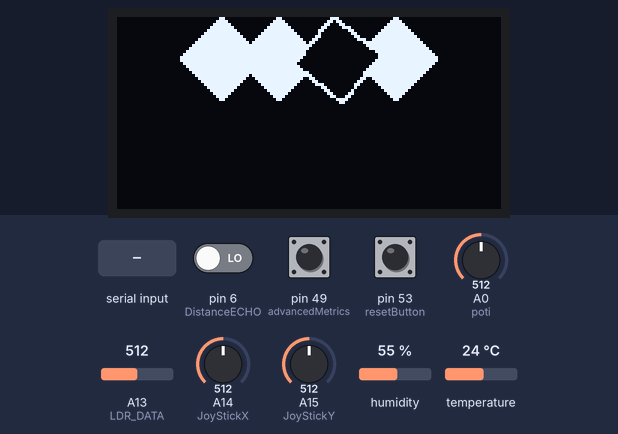
A program run on a simulated Arduino Mega 2560, built with avr-gcc and run on an emulated ATmega2560. Shown: 128×64 one-colour display. The test bench sets the inputs (shaded band); at power-on: pin 53 (resetButton) HIGH, pin 6 (DistanceECHO) LOW, pin 49 (advancedMetrics) HIGH, A0 (poti) = 512, A13 (LDR_DATA) = 512, A14 (JoyStickX) = 512, A15 (JoyStickY) = 512, humidity 55 %, temperature 24 °C. What the program prints to the serial monitor is not drawn.

Above: at 1.1 s.
At 9.8 s:
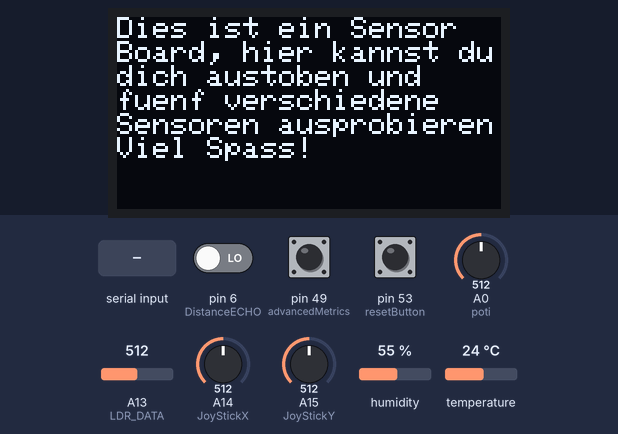
9.9 s: pin 53 (resetButton) pulled LOW for 0.15 s
At 10.8 s:
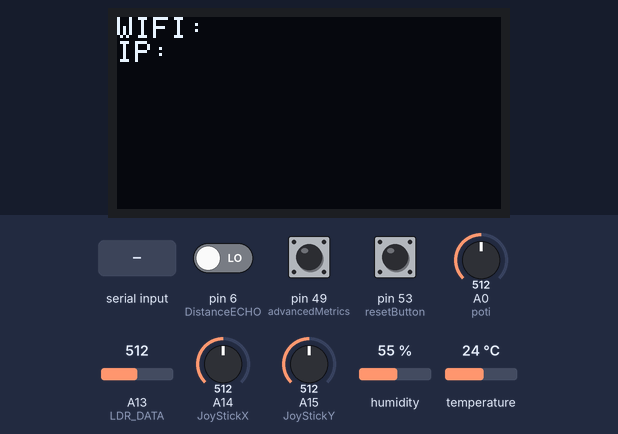
12.6 s: "s\n" received over the second serial link
15.2 s: "n\n" received over the second serial link
Timing chart, 0 to 18.2 s (numbered marks = the images above; inputs shaded):
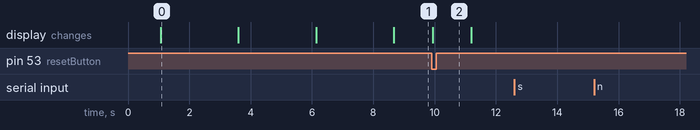

The program:

main.cpp
```cpp
// (licence header left out)
#include <ArduinoJson.h>
#include "DHT.h"
#include <SPI.h>
#include <Wire.h>
#include <Adafruit_GFX.h>
#include <Adafruit_SH1106.h>

#define OLED_RESET 13

Adafruit_SH1106 display(OLED_RESET);

#define I2C_ADDRESS 0x3C
long dauer = 0;
long entfernung = 0;

#define poti A0

#define JoyStickX A14
#define JoyStickY A15

#define resetButton 53

#define LDR_DATA A13

#define DistanceTRIG 7
#define DistanceECHO 6

#define DHT11_pin 48

#define advancedMetrics 49

#define DHTTYPE DHT11 // Es handelt sich um den DHT11 Sensor

bool snakeActive;

DHT dht(DHT11_pin, DHTTYPE);

bool messageComplete;
String incomingMessage;

const unsigned char bitMap_h[] PROGMEM = {
    0x00, 0x00, 0x00, 0x00, 0x00, 0x00, 0x00, 0x00, 0x00, 0x00, 0x00, 0x00, 0x00, 0x00, 0x00, 0x00,
    0x00, 0x00, 0x00, 0x00, 0x00, 0x00, 0x00, 0x00, 0x00, 0x00, 0x00, 0x00, 0x00, 0x00, 0x00, 0x00,
    0x00, 0x00, 0x00, 0x00, 0x00, 0x00, 0x00, 0x00, 0x00, 0x00, 0x00, 0x00, 0x00, 0x00, 0x00, 0x00,
    0x00, 0x00, 0x00, 0x00, 0x00, 0x00, 0x00, 0x00, 0x00, 0x00, 0x00, 0x00, 0x00, 0x00, 0x00, 0x00,
    0x00, 0x00, 0x00, 0x00, 0x00, 0x00, 0x00, 0x00, 0x00, 0x00, 0x00, 0x00, 0x00, 0x00, 0x00, 0x00,
    0x00, 0x00, 0x00, 0x00, 0x00, 0x00, 0x00, 0x00, 0x00, 0x00, 0x00, 0x00, 0x00, 0x00, 0x00, 0x00,
    0x00, 0x00, 0x00, 0x00, 0x00, 0x00, 0x00, 0x00, 0x00, 0x00, 0x00, 0x00, 0x00, 0x00, 0x00, 0x00,
    0x00, 0x00, 0x00, 0x00, 0x00, 0x00, 0x00, 0x00, 0x00, 0x00, 0x00, 0x00, 0x00, 0x00, 0x00, 0x00,
    0x00, 0x00, 0x00, 0x00, 0x00, 0x00, 0x00, 0x00, 0x00, 0x00, 0x00, 0x00, 0x00, 0x00, 0x00, 0x00,
    0x00, 0x00, 0x00, 0x00, 0x00, 0x00, 0x00, 0x00, 0x00, 0x00, 0x00, 0x00, 0x00, 0x00, 0x00, 0x00,
    0x00, 0x00, 0x00, 0x00, 0x00, 0x00, 0x00, 0x00, 0x00, 0x00, 0x00, 0x00, 0x00, 0x00, 0x00, 0x00,
    0x00, 0x00, 0x00, 0x00, 0x00, 0x00, 0x00, 0x00, 0x00, 0x00, 0x00, 0x00, 0x00, 0x00, 0x00, 0x00,
    0x00, 0x00, 0x00, 0x00, 0x00, 0x00, 0x00, 0x00, 0x00, 0x00, 0x00, 0x00, 0x00, 0x00, 0x00, 0x00,
    0x00, 0x00, 0x00, 0x00, 0x00, 0x00, 0x00, 0x00, 0x00, 0x00, 0x00, 0x00, 0x00, 0x00, 0x00, 0x00,
    0x00, 0x00, 0x00, 0x00, 0x00, 0x00, 0x00, 0x00, 0x00, 0x00, 0x00, 0x00, 0x00, 0x00, 0x00, 0x00,
    0x00, 0x00, 0x00, 0x00, 0x00, 0x00, 0x00, 0x00, 0x00, 0x00, 0x00, 0x00, 0x00, 0x00, 0x00, 0x00,
    0x00, 0x00, 0x00, 0x00, 0x00, 0x00, 0x00, 0x00, 0x00, 0x00, 0x00, 0x00, 0x00, 0x00, 0x00, 0x00,
    0x00, 0x00, 0x00, 0x00, 0x00, 0x00, 0x00, 0x00, 0x00, 0x80, 0x00, 0x00, 0x00, 0x00, 0x00, 0x00,
    0x00, 0x00, 0x00, 0x00, 0x30, 0x00, 0x06, 0x00, 0x01, 0xc0, 0x00, 0x0c, 0x00, 0x00, 0x00, 0x00,
    0x00, 0x00, 0x00, 0x00, 0x78, 0x00, 0x0f, 0x00, 0x03, 0x60, 0x00, 0x1e, 0x00, 0x00, 0x00, 0x00,
    0x00, 0x00, 0x00, 0x00, 0xfc, 0x00, 0x1f, 0x80, 0x06, 0x30, 0x00, 0x3f, 0x00, 0x00, 0x00, 0x00,
    0x00, 0x00, 0x00, 0x01, 0xfe, 0x00, 0x3f, 0xc0, 0x0c, 0x1c, 0x00, 0x7f, 0x80, 0x00, 0x00, 0x00,
    0x00, 0x00, 0x00, 0x03, 0xff, 0x00, 0x7f, 0xe0, 0x18, 0x06, 0x00, 0xff, 0xc0, 0x00, 0x00, 0x00,
    0x00, 0x00, 0x00, 0x07, 0xff, 0x80, 0xff, 0xf0, 0x10, 0x03, 0x01, 0xff, 0xe0, 0x00, 0x00, 0x00,
    0x00, 0x00, 0x00, 0x0f, 0xff, 0xc1, 0xff, 0xf8, 0x30, 0x01, 0x83, 0xff, 0xf0, 0x00, 0x00, 0x00,
    0x00, 0x00, 0x00, 0x1f, 0xff, 0xe3, 0xff, 0xfc, 0x60, 0x00, 0xe7, 0xff, 0xf8, 0x00, 0x00, 0x00,
    0x00, 0x00, 0x00, 0x3f, 0xff, 0xf7, 0xff, 0xfe, 0xc0, 0x00, 0x3f, 0xff, 0xfc, 0x00, 0x00, 0x00,
    0x00, 0x00, 0x00, 0x7f, 0xff, 0xff, 0xff, 0xff, 0x80, 0x00, 0x1f, 0xff, 0xfe, 0x00, 0x00, 0x00,
    0x00, 0x00, 0x00, 0xff, 0xff, 0xff, 0xff, 0xff, 0x00, 0x00, 0x0f, 0xff, 0xff, 0x00, 0x00, 0x00,
    0x00, 0x00, 0x01, 0xff, 0xff, 0xff, 0xff, 0xfe, 0x00, 0x00, 0x03, 0xff, 0xff, 0x80, 0x00, 0x00,
    0x00, 0x00, 0x03, 0xff, 0xff, 0xff, 0xff, 0xfe, 0x00, 0x00, 0x01, 0xff, 0xff, 0xc0, 0x00, 0x00,
    0x00, 0x00, 0x07, 0xff, 0xff, 0xff, 0xff, 0xfc, 0x00, 0x00, 0x01, 0xff, 0xff, 0xe0, 0x00, 0x00,
    0x00, 0x00, 0x07, 0xff, 0xff, 0xff, 0xff, 0xf8, 0x00, 0x00, 0x03, 0xff, 0xff, 0xe0, 0x00, 0x00,
    0x00, 0x00, 0x03, 0xff, 0xff, 0xff, 0xff, 0xf0, 0x00, 0x00, 0x07, 0xff, 0xff, 0xc0, 0x00, 0x00,
    0x00, 0x00, 0x01, 0xff, 0xff, 0xff, 0xff, 0xf8, 0x00, 0x00, 0x0f, 0xff, 0xff, 0x80, 0x00, 0x00,
    0x00, 0x00, 0x00, 0xff, 0xff, 0xff, 0xff, 0xfc, 0x00, 0x00, 0x1f, 0xff, 0xff, 0x00, 0x00, 0x00,
    0x00, 0x00, 0x00, 0x7f, 0xff, 0xff, 0xff, 0xff, 0x00, 0x00, 0x3f, 0xff, 0xfe, 0x00, 0x00, 0x00,
    0x00, 0x00, 0x00, 0x3f, 0xff, 0xf7, 0xff, 0xff, 0x80, 0x00, 0x3f, 0xff, 0xfc, 0x00, 0x00, 0x00,
    0x00, 0x00, 0x00, 0x1f, 0xff, 0xe3, 0xff, 0xfc, 0xc0, 0x00, 0x67, 0xff, 0xf8, 0x00, 0x00, 0x00,
    0x00, 0x00, 0x00, 0x0f, 0xff, 0xc1, 0xff, 0xf8, 0x60, 0x00, 0xc3, 0xff, 0xf0, 0x00, 0x00, 0x00,
    0x00, 0x00, 0x00, 0x07, 0xff, 0x80, 0xff, 0xf0, 0x38, 0x01, 0x81, 0xff, 0xe0, 0x00, 0x00, 0x00,
    0x00, 0x00, 0x00, 0x03, 0xff, 0x00, 0x7f, 0xe0, 0x0c, 0x01, 0x00, 0xff, 0xc0, 0x00, 0x00, 0x00,
    0x00, 0x00, 0x00, 0x01, 0xfe, 0x00, 0x3f, 0xc0, 0x06, 0x02, 0x00, 0x7f, 0x80, 0x00, 0x00, 0x00,
    0x00, 0x00, 0x00, 0x00, 0xfc, 0x00, 0x1f, 0x80, 0x03, 0x06, 0x00, 0x3f, 0x00, 0x00, 0x00, 0x00,
    0x00, 0x00, 0x00, 0x00, 0x78, 0x00, 0x0f, 0x00, 0x01, 0x8c, 0x00, 0x1e, 0x00, 0x00, 0x00, 0x00,
    0x00, 0x00, 0x00, 0x00, 0x30, 0x00, 0x06, 0x00, 0x00, 0x78, 0x00, 0x0c, 0x00, 0x00, 0x00, 0x00,
    0x00, 0x00, 0x00, 0x00, 0x00, 0x00, 0x00, 0x00, 0x00, 0x30, 0x00, 0x00, 0x00, 0x00, 0x00, 0x00,
    0x00, 0x00, 0x00, 0x00, 0x00, 0x00, 0x00, 0x00, 0x00, 0x00, 0x00, 0x00, 0x00, 0x00, 0x00, 0x00,
    0x00, 0x00, 0x00, 0x00, 0x00, 0x00, 0x00, 0x00, 0x00, 0x00, 0x00, 0x00, 0x00, 0x00, 0x00, 0x00,
    0x00, 0x00, 0x00, 0x00, 0x00, 0x00, 0x00, 0x00, 0x00, 0x00, 0x00, 0x00, 0x00, 0x00, 0x00, 0x00,
    0x00, 0x00, 0x00, 0x00, 0x00, 0x00, 0x00, 0x00, 0x00, 0x00, 0x00, 0x00, 0x00, 0x00, 0x00, 0x00,
    0x00, 0x00, 0x00, 0x00, 0x00, 0x00, 0x00, 0x00, 0x00, 0x00, 0x00, 0x00, 0x00, 0x00, 0x00, 0x00,
    0x00, 0x00, 0x00, 0x00, 0x00, 0x00, 0x00, 0x00, 0x00, 0x00, 0x00, 0x00, 0x00, 0x00, 0x00, 0x00,
    0x00, 0x00, 0x00, 0x00, 0x00, 0x00, 0x00, 0x00, 0x00, 0x00, 0x00, 0x00, 0x00, 0x00, 0x00, 0x00,
    0x00, 0x00, 0x00, 0x00, 0x00, 0x00, 0x00, 0x00, 0x00, 0x00, 0x00, 0x00, 0x00, 0x00, 0x00, 0x00,
    0x00, 0x00, 0x00, 0x00, 0x00, 0x00, 0x00, 0x00, 0x00, 0x00, 0x00, 0x00, 0x00, 0x00, 0x00, 0x00,
    0x00, 0x00, 0x00, 0x00, 0x00, 0x00, 0x00, 0x00, 0x00, 0x00, 0x00, 0x00, 0x00, 0x00, 0x00, 0x00,
    0x00, 0x00, 0x00, 0x00, 0x00, 0x00, 0x00, 0x00, 0x00, 0x00, 0x00, 0x00, 0x00, 0x00, 0x00, 0x00,
    0x00, 0x00, 0x00, 0x00, 0x00, 0x00, 0x00, 0x00, 0x00, 0x00, 0x00, 0x00, 0x00, 0x00, 0x00, 0x00,
    0x00, 0x00, 0x00, 0x00, 0x00, 0x00, 0x00, 0x00, 0x00, 0x00, 0x00, 0x00, 0x00, 0x00, 0x00, 0x00,
    0x00, 0x00, 0x00, 0x00, 0x00, 0x00, 0x00, 0x00, 0x00, 0x00, 0x00, 0x00, 0x00, 0x00, 0x00, 0x00,
    0x00, 0x00, 0x00, 0x00, 0x00, 0x00, 0x00, 0x00, 0x00, 0x00, 0x00, 0x00, 0x00, 0x00, 0x00, 0x00,
    0x00, 0x00, 0x00, 0x00, 0x00, 0x00, 0x00, 0x00, 0x00, 0x00, 0x00, 0x00, 0x00, 0x00, 0x00, 0x00,
    0x00, 0x00, 0x00, 0x00, 0x00, 0x00, 0x00, 0x00, 0x00, 0x00, 0x00, 0x00, 0x00, 0x00, 0x00, 0x00};
const unsigned char bitMap_e[] PROGMEM = {
    0x00, 0x00, 0x00, 0x00, 0x00, 0x00, 0x00, 0x00, 0x00, 0x00, 0x00, 0x00, 0x00, 0x00, 0x00, 0x00,
    0x00, 0x00, 0x00, 0x00, 0x00, 0x00, 0x00, 0x00, 0x00, 0x00, 0x00, 0x00, 0x00, 0x00, 0x00, 0x00,
    0x00, 0x00, 0x00, 0x00, 0x00, 0x00, 0x00, 0x00, 0x00, 0x00, 0x00, 0x00, 0x00, 0x00, 0x00, 0x00,
    0x00, 0x00, 0x00, 0x00, 0x00, 0x00, 0x00, 0x00, 0x00, 0x00, 0x00, 0x00, 0x00, 0x00, 0x00, 0x00,
    0x00, 0x00, 0x00, 0x00, 0x00, 0x00, 0x00, 0x00, 0x00, 0x00, 0x00, 0x00, 0x00, 0x00, 0x00, 0x00,
    0x00, 0x00, 0x00, 0x00, 0x00, 0x00, 0x00, 0x00, 0x00, 0x00, 0x00, 0x00, 0x00, 0x00, 0x00, 0x00,
    0x00, 0x00, 0x00, 0x00, 0x00, 0x00, 0x00, 0x00, 0x00, 0x00, 0x00, 0x00, 0x00, 0x00, 0x00, 0x00,
    0x00, 0x00, 0x00, 0x00, 0x00, 0x00, 0x00, 0x00, 0x00, 0x00, 0x00, 0x00, 0x00, 0x00, 0x00, 0x00,
    0x00, 0x00, 0x00, 0x00, 0x00, 0x00, 0x00, 0x00, 0x00, 0x00, 0x00, 0x00, 0x00, 0x00, 0x00, 0x00,
    0x00, 0x00, 0x00, 0x00, 0x00, 0x00, 0x00, 0x00, 0x00, 0x00, 0x00, 0x00, 0x00, 0x00, 0x00, 0x00,
    0x00, 0x00, 0x00, 0x00, 0x00, 0x00, 0x00, 0x00, 0x00, 0x00, 0x00, 0x00, 0x00, 0x00, 0x00, 0x00,
    0x00, 0x00, 0x00, 0x00, 0x00, 0x00, 0x00, 0x00, 0x00, 0x00, 0x00, 0x00, 0x00, 0x00, 0x00, 0x00,
    0x00, 0x00, 0x00, 0x00, 0x00, 0x00, 0x00, 0x00, 0x00, 0x00, 0x00, 0x00, 0x00, 0x00, 0x00, 0x00,
    0x00, 0x00, 0x00, 0x00, 0x00, 0x00, 0x00, 0x00, 0x00, 0x00, 0x00, 0x00, 0x00, 0x00, 0x00, 0x00,
    0x00, 0x00, 0x00, 0x00, 0x00, 0x00, 0x00, 0x00, 0x00, 0x00, 0x00, 0x00, 0x00, 0x00, 0x00, 0x00,
    0x00, 0x00, 0x00, 0x00, 0x00, 0x00, 0x00, 0x00, 0x00, 0x00, 0x00, 0x00, 0x00, 0x00, 0x00, 0x00,
    0x00, 0x00, 0x00, 0x00, 0x00, 0x00, 0x00, 0x00, 0x00, 0x00, 0x00, 0x00, 0x00, 0x00, 0x00, 0x00,
    0x00, 0x00, 0x00, 0x00, 0x00, 0x00, 0x00, 0x00, 0x00, 0x00, 0x00, 0x00, 0x00, 0x00, 0x00, 0x00,
    0x00, 0x00, 0x00, 0x00, 0x00, 0x00, 0x00, 0x00, 0x00, 0x00, 0x00, 0x00, 0x00, 0x00, 0x00, 0x00,
    0x00, 0x00, 0x00, 0x00, 0x00, 0x00, 0x00, 0x00, 0x00, 0x00, 0x08, 0x00, 0x00, 0x00, 0x00, 0x00,
    0x1f, 0xf7, 0xc1, 0xff, 0x3c, 0x7b, 0xff, 0xbf, 0xf0, 0x07, 0xf8, 0x1f, 0x0f, 0x3c, 0xf1, 0xf0,
    0x1f, 0xf7, 0xc1, 0xff, 0x3c, 0x7b, 0xff, 0xbf, 0xf8, 0x1f, 0xfc, 0x1f, 0x8f, 0x3c, 0xf1, 0xe0,
    0x1f, 0xf7, 0xc1, 0xff, 0x3c, 0xf3, 0xff, 0xbf, 0xfc, 0x38, 0x3e, 0x1f, 0x8f, 0x3c, 0xf3, 0xe0,
    0x1f, 0x07, 0xc1, 0xf0, 0x3c, 0xf0, 0x7c, 0x3c, 0x7c, 0x73, 0xc7, 0x1f, 0x8f, 0x3c, 0xf3, 0xc0,
    0x1f, 0x07, 0xc1, 0xf0, 0x3d, 0xf0, 0x7c, 0x3c, 0x7c, 0x63, 0x83, 0x9f, 0xcf, 0x3c, 0xf3, 0xc0,
    0x1f, 0xe7, 0xc1, 0xfe, 0x3d, 0xe0, 0x7c, 0x3c, 0x7c, 0xc3, 0x01, 0x9f, 0xcf, 0x3c, 0xf7, 0xc0,
    0x1f, 0xe7, 0xc1, 0xfe, 0x3f, 0xe0, 0x7c, 0x3f, 0xfc, 0xc3, 0x01, 0x9e, 0xcf, 0x3c, 0xff, 0x80,
    0x1f, 0xe7, 0xc1, 0xfe, 0x3f, 0xe0, 0x7c, 0x3f, 0xf9, 0xff, 0x01, 0x9e, 0xef, 0x3c, 0xff, 0x80,
    0x1f, 0xe7, 0xc1, 0xfe, 0x3d, 0xe0, 0x7c, 0x3f, 0xf0, 0xc3, 0x01, 0x9e, 0xef, 0x3c, 0xf7, 0xc0,
    0x1f, 0x07, 0xc1, 0xf0, 0x3d, 0xf0, 0x7c, 0x3c, 0xf0, 0xc3, 0x01, 0x9e, 0x7f, 0x3c, 0xf3, 0xc0,
    0x1f, 0x07, 0xc1, 0xf0, 0x3c, 0xf0, 0x7c, 0x3c, 0xf0, 0x63, 0x83, 0x1e, 0x7f, 0x3c, 0xf3, 0xe0,
    0x1f, 0xe7, 0xfd, 0xff, 0x3c, 0xf0, 0x7c, 0x3c, 0x78, 0x70, 0x67, 0x1e, 0x7f, 0x3c, 0xf3, 0xe0,
    0x1f, 0xf7, 0xfd, 0xff, 0x3c, 0xf8, 0x7c, 0x3c, 0x78, 0x38, 0x1e, 0x1e, 0x3f, 0x3c, 0xf1, 0xe0,
    0x1f, 0xf7, 0xfd, 0xff, 0x3c, 0x78, 0x7c, 0x3c, 0x7c, 0x1f, 0xfc, 0x1e, 0x3f, 0x3c, 0xf1, 0xf0,
    0x1f, 0xf7, 0xfd, 0xff, 0x3c, 0x7c, 0x7c, 0x3c, 0x3c, 0x07, 0xf8, 0x1e, 0x3f, 0x3c, 0xf1, 0xf0,
    0x00, 0x00, 0x00, 0x00, 0x00, 0x00, 0x00, 0x00, 0x00, 0x00, 0x00, 0x00, 0x00, 0x00, 0x00, 0x00,
    0x00, 0x00, 0x00, 0x00, 0x00, 0x00, 0x00, 0x00, 0x00, 0x00, 0x00, 0x00, 0x00, 0x00, 0x00, 0x00,
    0x00, 0x00, 0x00, 0x00, 0x00, 0x00, 0x00, 0x00, 0x00, 0x00, 0x00, 0x00, 0x00, 0x00, 0x00, 0x00,
    0x12, 0x07, 0x81, 0x80, 0x00, 0x30, 0x08, 0x09, 0x01, 0x60, 0x10, 0x0e, 0x03, 0x81, 0x80, 0x70,
    0x12, 0x03, 0x01, 0x80, 0x00, 0x28, 0x08, 0x0d, 0x01, 0x40, 0x30, 0x08, 0x02, 0x01, 0x80, 0x58,
    0x12, 0x03, 0x01, 0x80, 0x00, 0x28, 0x08, 0x0d, 0x01, 0x40, 0x30, 0x08, 0x02, 0x01, 0x80, 0x48,
    0x1e, 0x03, 0x01, 0x80, 0x40, 0x38, 0x08, 0x0f, 0x01, 0xc0, 0x28, 0x0e, 0x03, 0x81, 0x80, 0x48,
    0x12, 0x03, 0x01, 0x80, 0x00, 0x20, 0x08, 0x0b, 0x01, 0x40, 0x28, 0x08, 0x02, 0x01, 0x80, 0x48,
    0x12, 0x03, 0x01, 0x80, 0x00, 0x20, 0x08, 0x0b, 0x01, 0x40, 0x78, 0x08, 0x02, 0x01, 0x80, 0x78,
    0x00, 0x02, 0x00, 0xc0, 0x00, 0x00, 0x08, 0x09, 0x00, 0x00, 0x00, 0x00, 0x00, 0x00, 0x00, 0x00,
    0x00, 0x00, 0x00, 0x00, 0x00, 0x00, 0x00, 0x00, 0x00, 0x00, 0x00, 0x00, 0x00, 0x00, 0x00, 0x00,
    0x00, 0x00, 0x00, 0x00, 0x00, 0x00, 0x00, 0x00, 0x00, 0x00, 0x00, 0x00, 0x00, 0x00, 0x00, 0x00,
    0x00, 0x00, 0x00, 0x00, 0x00, 0x00, 0x00, 0x00, 0x00, 0x00, 0x00, 0x00, 0x00, 0x00, 0x00, 0x00,
    0x00, 0x00, 0x00, 0x00, 0x00, 0x00, 0x00, 0x00, 0x00, 0x00, 0x00, 0x00, 0x00, 0x00, 0x00, 0x00,
    0x00, 0x00, 0x00, 0x00, 0x00, 0x00, 0x00, 0x00, 0x00, 0x00, 0x00, 0x00, 0x00, 0x00, 0x00, 0x00,
    0x00, 0x00, 0x00, 0x00, 0x00, 0x00, 0x00, 0x00, 0x00, 0x00, 0x00, 0x00, 0x00, 0x00, 0x00, 0x00,
    0x00, 0x00, 0x00, 0x00, 0x00, 0x00, 0x00, 0x00, 0x00, 0x00, 0x00, 0x00, 0x00, 0x00, 0x00, 0x00,
    0x00, 0x00, 0x00, 0x00, 0x00, 0x00, 0x00, 0x00, 0x00, 0x00, 0x00, 0x00, 0x00, 0x00, 0x00, 0x00,
    0x00, 0x00, 0x00, 0x00, 0x00, 0x00, 0x00, 0x00, 0x00, 0x00, 0x00, 0x00, 0x00, 0x00, 0x00, 0x00,
    0x00, 0x00, 0x00, 0x00, 0x00, 0x00, 0x00, 0x00, 0x00, 0x00, 0x00, 0x00, 0x00, 0x00, 0x00, 0x00,
    0x00, 0x00, 0x00, 0x00, 0x00, 0x00, 0x00, 0x00, 0x00, 0x00, 0x00, 0x00, 0x00, 0x00, 0x00, 0x00,
    0x00, 0x00, 0x00, 0x00, 0x00, 0x00, 0x00, 0x00, 0x00, 0x00, 0x00, 0x00, 0x00, 0x00, 0x00, 0x00,
    0x00, 0x00, 0x00, 0x00, 0x00, 0x00, 0x00, 0x00, 0x00, 0x00, 0x00, 0x00, 0x00, 0x00, 0x00, 0x00,
    0x00, 0x00, 0x00, 0x00, 0x00, 0x00, 0x00, 0x00, 0x00, 0x00, 0x00, 0x00, 0x00, 0x00, 0x00, 0x00,
    0x00, 0x00, 0x00, 0x00, 0x00, 0x00, 0x00, 0x00, 0x00, 0x00, 0x00, 0x00, 0x00, 0x00, 0x00, 0x00,
    0x00, 0x00, 0x00, 0x00, 0x00, 0x00, 0x00, 0x00, 0x00, 0x00, 0x00, 0x00, 0x00, 0x00, 0x00, 0x00,
    0x00, 0x00, 0x00, 0x00, 0x00, 0x00, 0x00, 0x00, 0x00, 0x00, 0x00, 0x00, 0x00, 0x00, 0x00, 0x00,
    0x00, 0x00, 0x00, 0x00, 0x00, 0x00, 0x00, 0x00, 0x00, 0x00, 0x00, 0x00, 0x00, 0x00, 0x00, 0x00,
    0x00, 0x00, 0x00, 0x00, 0x00, 0x00, 0x00, 0x00, 0x00, 0x00, 0x00, 0x00, 0x00, 0x00, 0x00, 0x00};

void setup()
{
  pinMode(DistanceTRIG, OUTPUT);
  pinMode(DistanceECHO, INPUT);
  pinMode(advancedMetrics, INPUT);
  pinMode(resetButton, INPUT);

  Serial2.begin(115200);
  Serial.begin(9600);

  display.begin();
  display.clearDisplay();

  delay(1000);
  display.drawBitmap(0, -18, bitMap_h, 128, 64, WHITE);
  display.display();
  delay(2500);
  display.clearDisplay();
  display.drawBitmap(0, -18, bitMap_e, 128, 64, WHITE);
  display.display();
  delay(2500);
  display.clearDisplay();
  display.setTextSize(1.5);    // Setze die Textgröße
  display.setTextColor(WHITE); // Setze die Textfarbe
  display.setCursor(0, 0);     // Setze den Cursor auf die Anfangsposition
  display.println("Willkommen,");
  display.println("beim Tag der offenen Tuer, an der\nHTL Pinkafeld!");
  display.println();
  display.display();

  delay(2500);
  dht.begin();
}

void writeData();
void getStatus();

bool changed, changedSnake;
int advancedMetricsBtn = 0, descriptionButton = 0;

void loop()
{

  DynamicJsonDocument doc(1024);
  String ip, networkName, networkData;

  while (Serial2.available())
  {
    char inChar = (char)Serial2.read();
    networkData += inChar;

    if (inChar == '\n')
    {
      messageComplete = true;
    }
  }
  if (messageComplete)
  {
    Serial.println(incomingMessage);

    // Deserialisiere den JSON-String
    DeserializationError error = deserializeJson(doc, networkData);

    // Prüfe auf Fehler
    if (error)
    {
      Serial.print("deserializeJson() failed: ");
      Serial.println(error.f_str());
      return;
    }
    else
    {
      // ip = doc["ip"];
      // networkName = doc["networkName"];
    }
    messageComplete = false;
  }

  if (advancedMetricsBtn != digitalRead(advancedMetrics) || descriptionButton != digitalRead(resetButton))
  {
    changed = true;
  }
  else
  {
    changed = false;
  }

  if (snakeActive && !changedSnake)
  {
    display.clearDisplay();
    display.setTextSize(1);      // Setze die Textgröße
    display.setTextColor(WHITE); // Setze die Textfarbe
    display.setCursor(0, 0);     // Setze den Cursor auf die Anfangsposition
    display.println("Snake Spiel");
    display.println("Verwende den \n\"JoyStick\" um dich zu \nbewegen!");
    display.display();
    changedSnake = true;
  }
  else if (changed)
  {
    if (digitalRead(advancedMetrics) == 0 && digitalRead(resetButton) == 0)
    {
      display.clearDisplay();
      display.setTextSize(1);      // Setze die Textgröße
      display.setTextColor(WHITE); // Setze die Textfarbe
      display.setCursor(0, 0);     // Setze den Cursor auf die Anfangsposition
      display.println("Willkommen,");
      display.println("beim Tag der offenen Tuer, an der HTL Pinkafeld!");
      display.display();
      advancedMetricsBtn = 0;
      descriptionButton = 0;
      changedSnake = false;
    }
    else if (digitalRead(resetButton) == 1)
    {
      display.clearDisplay();
      display.setTextSize(0.5);    // Setze die Textgröße
      display.setTextColor(WHITE); // Setze die Textfarbe
      display.setCursor(0, 0);     // Setze den Cursor auf die Anfangsposition
      display.println("Dies ist ein Sensor\nBoard, hier kannst du\ndich austoben und\nfuenf verschiedene\nSensoren ausprobieren\nViel Spass!");
      display.display();
      descriptionButton = 1;
      advancedMetricsBtn = 0;
      changedSnake = false;
    }
    else
    {
      display.clearDisplay();
      display.setTextSize(1);      // Setze die Textgröße
      display.setTextColor(WHITE); // Setze die Textfarbe
      display.setCursor(0, 0);     // Setze den Cursor auf die Anfangsposition
      display.print("WIFI: ");
      display.println(networkName);
      display.print("IP: ");
      display.println(ip);
      display.display();
      descriptionButton = 0;
      advancedMetricsBtn = 1;
      changedSnake = false;
    }
  }

  writeData();
}

void getStatus()
{
  incomingMessage = ""; // Nachricht zurücksetzen
  while (Serial2.available())
  {
    char inChar = (char)Serial2.read();
    incomingMessage += inChar;

    if (inChar == '\n')
    {
      messageComplete = true;
    }
  }
  if (messageComplete)
  {
    Serial.println(incomingMessage);

    if (incomingMessage[0] == 's')
    {
      snakeActive = true;
      Serial.println("Changed!");
    }
    if (incomingMessage[0] == 'n')
    {
      snakeActive = false;
      Serial.println("Changed!");
    }

    messageComplete = false;
  }
}

void writeData()
{

  StaticJsonDocument<1000>
      doc;

  bool distanceError;

  digitalWrite(DistanceTRIG, LOW);
  delay(5);
  digitalWrite(DistanceTRIG, HIGH);
  delay(10);
  digitalWrite(DistanceTRIG, LOW);
  dauer = pulseIn(DistanceECHO, HIGH);
  entfernung = (dauer / 2) * 0.03432;
  if (entfernung >= 500 || entfernung <= 0)
  {
    distanceError = true;
  }
  else
  {
    distanceError = false;
  }

  doc["poti"]["percent"] = round((float)analogRead(poti) / 10.2);
  doc["poti"]["value"] = analogRead(poti) - 4;
  doc["joystick"]["x"] = analogRead(JoyStickX); // TRIGGER: 500
  doc["joystick"]["y"] = analogRead(JoyStickY); // TRIGGER: 500
  doc["reset"] = digitalRead(resetButton);
  doc["DHT"]["humidity"] = dht.readHumidity();
  doc["DHT"]["temperature"] = dht.readTemperature();
  if (distanceError)
  {
    doc["Distance"]["Distance"] = distanceError;
  }
  else
  {
    doc["Distance"]["Distance"] = entfernung;
  }
  doc["ldr"]["value"] = analogRead(LDR_DATA);

  String output = "";
  serializeJson(doc, output);
  output += ';';
  Serial.println(output);
  Serial2.println(output);
  delay(75);
}
```

Measured:
- after the input at 9.9 s, the display: changes at once (image 2)
- after the input at 12.6 s, every drawn part: stays the same
- after the input at 15.2 s, every drawn part: stays the same
- what the display in image 0 shows lasts 2.5 s, from 1.1 s to 3.6 s
